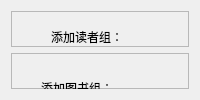
              <widget class="QWidget" name="page_14">
               <layout class="QGridLayout" name="gridLayout_50">
                <item row="0" column="0">
                 <widget class="QFrame" name="frame_12">
                  <property name="frameShape">
                   <enum>QFrame::StyledPanel</enum>
                  </property>
                  <property name="frameShadow">
                   <enum>QFrame::Raised</enum>
                  </property>
                  <widget class="QLabel" name="label_7">
                   <property name="geometry">
                    <rect>
                     <x>40</x>
                     <y>10</y>
                     <width>131</width>
                     <height>31</height>
                    </rect>
                   </property>
                   <property name="text">
                    <string>添加读者组：</string>
                   </property>
                  </widget>
                  <widget class="QPushButton" name="pushButton">
                   <property name="geometry">
                    <rect>
                     <x>220</x>
                     <y>230</y>
                     <width>121</width>
                     <height>28</height>
                    </rect>
                   </property>
                   <property name="text">
                    <string>添加读者组</string>
                   </property>
                  </widget>
                  <widget class="QWidget" name="layoutWidget_2">
                   <property name="geometry">
                    <rect>
                     <x>130</x>
                     <y>60</y>
                     <width>304</width>
                     <height>131</height>
                    </rect>
                   </property>
                   <layout class="QGridLayout" name="gridLayout_43">
                    <item row="0" column="0">
                     <widget class="QLabel" name="label_21">
                      <property name="text">
                       <string>读者组名</string>
                      </property>
                     </widget>
                    </item>
                    <item row="0" column="1">
                     <widget class="QLineEdit" name="name_5"/>
                    </item>
                    <item row="1" column="0">
                     <widget class="QLabel" name="label_41">
                      <property name="text">
                       <string>可借书数量</string>
                      </property>
                     </widget>
                    </item>
                    <item row="1" column="1">
                     <widget class="QLineEdit" name="max_borrow_num"/>
                    </item>
                    <item row="2" column="0">
                     <widget class="QLabel" name="label_53">
                      <property name="text">
                       <string>可借书时间</string>
                      </property>
                     </widget>
                    </item>
                    <item row="2" column="1">
                     <widget class="QLineEdit" name="max_borrow_time"/>
                    </item>
                    <item row="3" column="0">
                     <widget class="QLabel" name="label_55">
                      <property name="text">
                       <string>可续借次数</string>
                      </property>
                     </widget>
                    </item>
                    <item row="3" column="1">
                     <widget class="QLineEdit" name="max_renew_time"/>
                    </item>
                   </layout>
                  </widget>
                 </widget>
                </item>
                <item row="1" column="0">
                 <widget class="QFrame" name="frame_13">
                  <property name="frameShape">
                   <enum>QFrame::StyledPanel</enum>
                  </property>
                  <property name="frameShadow">
                   <enum>QFrame::Raised</enum>
                  </property>
                  <widget class="QLabel" name="label_56">
                   <property name="geometry">
                    <rect>
                     <x>30</x>
                     <y>14</y>
                     <width>111</width>
                     <height>41</height>
                    </rect>
                   </property>
                   <property name="text">
                    <string>添加图书组：</string>
                   </property>
                  </widget>
                  <widget class="QPushButton" name="pushButton_4">
                   <property name="geometry">
                    <rect>
                     <x>222</x>
                     <y>160</y>
                     <width>131</width>
                     <height>28</height>
                    </rect>
                   </property>
                   <property name="text">
                    <string>添加图书组</string>
                   </property>
                  </widget>
                  <widget class="QWidget" name="layoutWidget">
                   <property name="geometry">
                    <rect>
                     <x>140</x>
                     <y>60</y>
                     <width>304</width>
                     <height>63</height>
                    </rect>
                   </property>
                   <layout class="QGridLayout" name="gridLayout_49">
                    <item row="0" column="0">
                     <widget class="QLabel" name="label_57">
                      <property name="text">
                       <string>图书组名</string>
                      </property>
                     </widget>
                    </item>
                    <item row="0" column="1">
                     <widget class="QLineEdit" name="name_6"/>
                    </item>
                    <item row="1" column="0">
                     <widget class="QLabel" name="label_58">
                      <property name="text">
                       <string>最大借出时间</string>
                      </property>
                     </widget>
                    </item>
                    <item row="1" column="1">
                     <widget class="QLineEdit" name="max_time"/>
                    </item>
                   </layout>
                  </widget>
                 </widget>
                </item>
               </layout>
              </widget>
